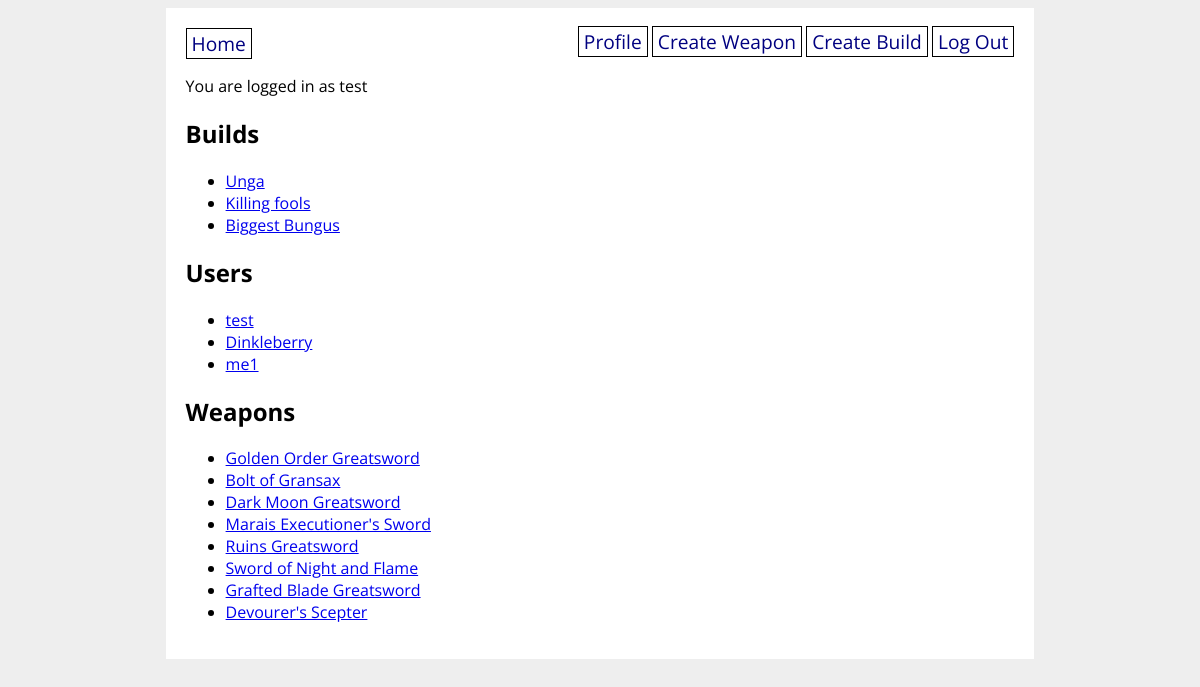
Screenshot of / (signed in) with the database file from the repository.
### elden_ring_builder/models.py (models this page shows)
class User(db.Model, UserMixin):
    id = db.Column(db.Integer, primary_key=True)
    username = db.Column(db.String(50), unique=True, nullable=False)
    password = db.Column(db.String(60), nullable=False)
    builds = db.relationship('Build', back_populates='user')
    def __repr__(self):
      return self.username

class Build(db.Model):
  id = db.Column(db.Integer, primary_key=True)
  name = db.Column(db.String(50), nullable=False)
  description = db.Column(db.String(500), nullable=False)
  user_id = db.Column(db.Integer, db.ForeignKey('user.id'), nullable=False)
  user = db.relationship('User', back_populates='builds')
  weapon = db.relationship('Weapon', secondary='build_weapon', back_populates='build')
  def __repr__(self):
    return self.name

class Weapon(db.Model):
  id = db.Column(db.Integer, primary_key=True)
  name = db.Column(db.String(50), nullable=False)
  image = db.Column(db.String(500), nullable=False)
  build = db.relationship('Build', secondary='build_weapon', back_populates='weapon')
  def __repr__(self):
    return self.name

### elden_ring_builder/main/routes.py (the view)
@main.route('/')
def home():
    all_builds = Build.query.all()
    print(all_builds)
    all_users = User.query.all()
    print(all_users)
    all_weapons = Weapon.query.all()
    print(all_weapons)
    return render_template('home.html',
    all_users=all_users,
    all_builds=all_builds,
    all_weapons=all_weapons)

### elden_ring_builder/extensions.py (called while the page is built)
@login_manager.user_loader
def load_user(user_id):
    return User.query.get(user_id)

### elden_ring_builder/templates/home.html
{% extends 'base.html' %}
{% block content %}
<h2>Builds</h2>
<ul>
    {% for build in all_builds %}
    <li>
        <a href="/build_detail/{{ build.id }}">{{ build.name }}</a>
    </li>
    {% endfor %}
</ul>
<h2>Users</h2>
<ul>
  {% for user in all_users %}
  <li><a href="/profile/{{ user.username }}">{{ user.username }}</a></li>
  {% endfor %}
</ul>
<h2>Weapons</h2>
<ul>
  {% for weapon in all_weapons %}
  <li><a href="/weapon_detail/{{ weapon.id }}">{{ weapon.name }}</a></li>
  {% endfor %}
{% endblock %}

### elden_ring_builder/templates/base.html (shortened to what this page needs)
<!DOCTYPE html>
<html>
    <head>
        <link rel="stylesheet" href="/static/style.css">
    </head>
    <body>
        <div id="content">
            <nav>
                <a href="/">Home</a>
                <div>
                    {% if current_user.is_authenticated %}
                    <a href="/profile/{{ current_user.username }}">Profile</a>
                    <a href="/create_weapon">Create Weapon</a>
                    <a href="/create_build">Create Build</a>
                    <a href="/logout">Log Out</a>
                    {% else %}
                    <a href="/signup">Sign Up</a>
                    <a href="/login">Log In</a>
                    {% endif %}
                </div>
            </nav>
            {% if current_user.is_authenticated %}
            <p>You are logged in as {{ current_user.username }}</p>
            {% endif %}
            {% block content %}{% endblock %}
        </div>
    </body>
</html>

### elden_ring_builder/static/style.css (style rules this page uses)
body { display: flex; flex-direction: column; align-items: center; background-color: #eee; font-family: 'Open Sans', sans-serif; }
#content { width: 70%; background-color: white; padding: 20px; }
nav { width: 100%; display: flex; flex-direction: row; justify-content: space-between; }
nav a { color: navy; text-decoration: none; border: 1px solid black; padding: 1px 5px; font-size: 1.2em; }

### rows the page displays
User: username "test"
Build: name "Unga"
Build: name "Killing fools"
Build: name "Biggest Bungus"
User: username "Dinkleberry"
User: username "me1"
Weapon: name "Golden Order Greatsword"
Weapon: name "Bolt of Gransax"
Weapon: name "Dark Moon Greatsword"
Weapon: name "Marais Executioner's Sword"
Weapon: name "Ruins Greatsword"
Weapon: name "Sword of Night and Flame"
Weapon: name "Grafted Blade Greatsword"
Weapon: name "Devourer's Scepter"
